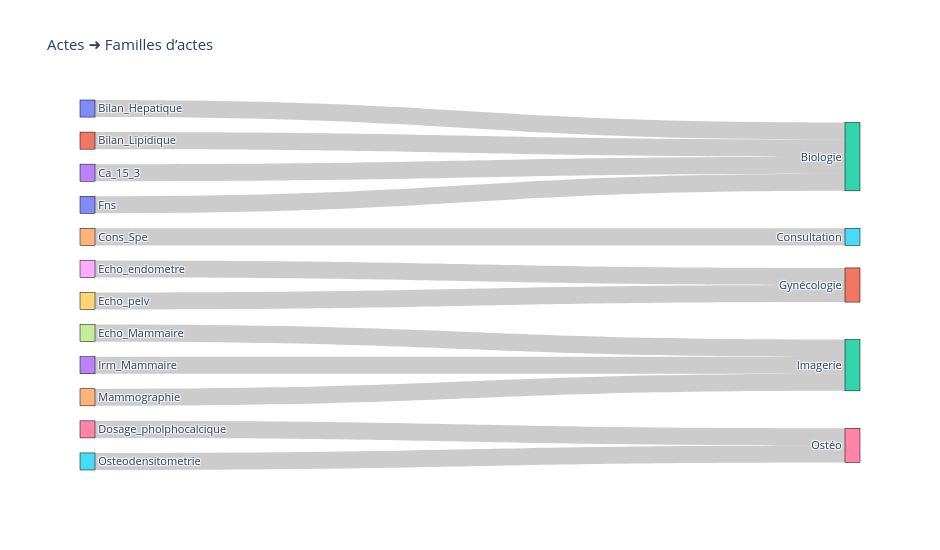

Notebook code for this chart:
### Code cell
# Diagramme 3 : Acte ➜ Famille
links_acte_famille = (
    df_long[["Acte", "Famille"]]
    .drop_duplicates()
    .assign(value=1)
    .rename(columns={"Acte": "source", "Famille": "target"})
)

sankey_from_df(links_acte_famille, "Actes ➜ Familles d’actes")

### Figure 1 — Plotly figure (JSON) as saved in the notebook; plotly's stock layout.template omitted (floating-point values rounded to 4 significant figures)
{"data": [{"arrangement": "snap", "link": {"source": [4, 14, 7, 13, 10, 3, 0, 1, 9, 8, 15, 6], "target": [5, 12, 12, 12, 2, 2, 2, 2, 11, 11, 16, 16], "value": [1, 1, 1, 1, 1, 1, 1, 1, 1, 1, 1, 1]}, "node": {"label": ["Bilan_Hepatique", "Bilan_Lipidique", "Biologie", "Ca_15_3", "Cons_Spe", "Consultation", "Dosage_pholphocalcique", "Echo_Mammaire", "Echo_endometre", "Echo_pelv", "Fns", "Gynécologie", "Imagerie", "Irm_Mammaire", "Mammographie", "Osteodensitometrie", "Ostéo"], "line": {"color": "black", "width": 0.5}, "pad": 15, "thickness": 15}, "type": "sankey"}], "layout": {"font": {"size": 11}, "height": 550, "title": {"text": "Actes ➜ Familles d’actes"}, "width": 940}}
